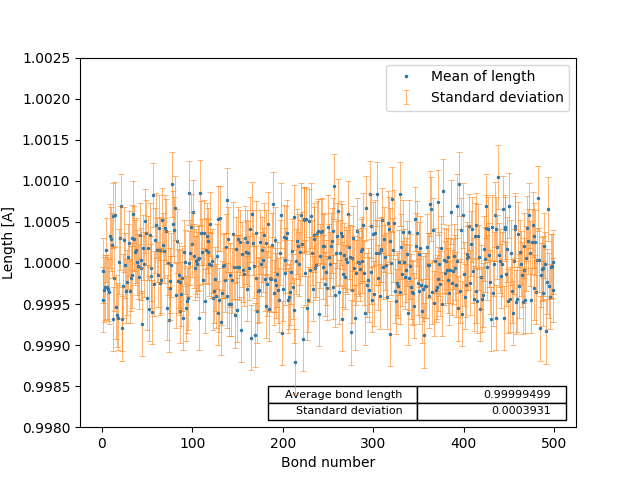

This chart was generated by the following Python code:
from points_io import point_reader
from math import sqrt
import matplotlib.pylab as plt

def distance(coord_from, coord_to):                         # function calculating the distance between points
	return sqrt((coord_from[0]-coord_to[0])**2 + (coord_from[1]-coord_to[1])**2 + (coord_from[2]-coord_to[2])**2)

points=point_reader("polymer.pdb")                          # load points from polymer.pdb

# calculate the distance between two consecutive points contained in the points list and returns a list of lengths
dists=[distance(point,points[counter+1]) for counter,point in enumerate(points[:-1],0)]


point_number=range(1,500)                                   # points on the x axis
mean=sum(dists)/len(dists)                                  # mean of length
variance=sum([(dist-mean)**2 for dist in dists])/len(dists) # variance
std=sqrt(variance)                                          # standard deviation
print("Average bond length = " , round(mean, 8))
print("Variance = " , round(variance, 8))
print("Standard deviation = " , round(std, 8))


plt.figure()
plt.plot(point_number,dists, "o", markersize=1.5)
#plt.xlim(100,120)
plt.ylim(0.998, 1.0025)
plt.errorbar(point_number, dists, yerr=std, linewidth=0.4, fmt='o', markersize=0.1, capsize=2.2, capthick=0.4)
plt.legend(("Mean of length","Standard deviation"))
table_vals=[['Average bond length',str(round(mean, 8))],['Standard deviation',str(round(std, 8))]]
the_table = plt.table(cellText=table_vals,
                  colWidths = [0.3]*3,
                  loc='lower right')
plt.xlabel("Bond number")
plt.ylabel("Length [A]")
plt.plot()
plt.savefig("bond_length.png")
plt.show()
print("bond_length.png saved...")
